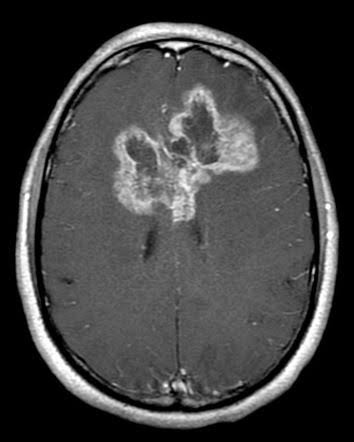
#> input picture backend/uploads/Te-gl_1.jpg, 354 x 442 px, found by its file name
$ python feature_extraction.py   (older library calls are emulated)
#> lines starting #> are read from the running program, lines starting #| are printed output that depends on the picture; after the words box and inside, x2 and y2 are one past the last pixel; in counts of white or black regions, pixels touching at a corner belong together
### backend/utils/preprocessing.py
"""
===========================================================
BrainInsight AI
Preprocessing Utility
-----------------------------------------------------------
This module contains reusable image preprocessing functions
used throughout the backend.

Pipeline:
1. Read Image
2. Resize
3. Convert to Grayscale
4. Histogram Equalization
5. Gaussian Blur
6. Otsu Thresholding
7. Morphological Opening
8. Morphological Closing
===========================================================
"""

import cv2
import numpy as np
from pathlib import Path

# ==========================================================
# Configuration
# ==========================================================

IMAGE_SIZE = (256, 256)

# ==========================================================
# Read Image
# ==========================================================

def load_image(image_path: str) -> np.ndarray:
    """
    Loads an image from disk.

    Parameters
    ----------
    image_path : str

    Returns
    -------
    numpy.ndarray
    """

    image = cv2.imread(str(image_path))

    if image is None:
        raise FileNotFoundError(
            f"Unable to load image: {image_path}"
        )

    return image


# ==========================================================
# Resize Image
# ==========================================================

def resize_image(
    image: np.ndarray,
    size: tuple = IMAGE_SIZE
) -> np.ndarray:
    """
    Resize image.
    """

    return cv2.resize(image, size)


# ==========================================================
# Convert to Grayscale
# ==========================================================

def to_grayscale(image: np.ndarray) -> np.ndarray:
    """
    Convert BGR image to grayscale.
    """

    return cv2.cvtColor(image, cv2.COLOR_BGR2GRAY)


# ==========================================================
# Histogram Equalization
# ==========================================================

def histogram_equalization(
    gray_image: np.ndarray
) -> np.ndarray:
    """
    Improve image contrast.
    """

    return cv2.equalizeHist(gray_image)


# ==========================================================
# Gaussian Blur
# ==========================================================

def gaussian_blur(
    image: np.ndarray,
    kernel_size=(5, 5)
) -> np.ndarray:
    """
    Remove image noise.
    """

    return cv2.GaussianBlur(
        image,
        kernel_size,
        0
    )


# ==========================================================
# Otsu Thresholding
# ==========================================================

def otsu_threshold(
    image: np.ndarray
) -> np.ndarray:
    """
    Perform Otsu thresholding.
    """

    _, threshold = cv2.threshold(
        image,
        0,
        255,
        cv2.THRESH_BINARY + cv2.THRESH_OTSU
    )

    return threshold


# ==========================================================
# Morphological Opening
# ==========================================================

def morphological_opening(
    image: np.ndarray,
    kernel_size=(3, 3)
) -> np.ndarray:
    """
    Remove small white noise.
    """

    kernel = np.ones(kernel_size, np.uint8)

    return cv2.morphologyEx(
        image,
        cv2.MORPH_OPEN,
        kernel
    )


# ==========================================================
# Morphological Closing
# ==========================================================

def morphological_closing(
    image: np.ndarray,
    kernel_size=(3, 3)
) -> np.ndarray:
    """
    Fill small holes.
    """

    kernel = np.ones(kernel_size, np.uint8)

    return cv2.morphologyEx(
        image,
        cv2.MORPH_CLOSE,
        kernel
    )


# ==========================================================
# Complete Preprocessing Pipeline
# ==========================================================

def preprocess_image(image_path: str) -> np.ndarray:
    """
    Complete preprocessing pipeline.

    Parameters
    ----------
    image_path : str

    Returns
    -------
    numpy.ndarray
        Final processed image.
    """

    image = load_image(image_path)

    image = resize_image(image)

    gray = to_grayscale(image)

    equalized = histogram_equalization(gray)

    blurred = gaussian_blur(equalized)

    threshold = otsu_threshold(blurred)

    opened = morphological_opening(threshold)

    processed = morphological_closing(opened)

    return processed


# ==========================================================
# Test
# ==========================================================

# [14 lines that do not run on import are left out]

### backend/utils/feature_extraction.py
"""
===========================================================
BrainInsight AI
Feature Extraction Utility
-----------------------------------------------------------
This module extracts handcrafted features from a
preprocessed brain MRI image.

Features:
1. HOG
2. LBP
3. GLCM
4. Hu Moments
5. Shape Features
6. Histogram Features
7. Statistical Texture Features
===========================================================
"""

import cv2
import numpy as np

from skimage.feature import (
    hog,
    local_binary_pattern,
    graycomatrix,
    graycoprops,
)

from utils.preprocessing import preprocess_image


# ==========================================================
# HOG Features
# ==========================================================

def extract_hog(image):

    return hog(
        image,
        orientations=9,
        pixels_per_cell=(8, 8),
        cells_per_block=(2, 2),
        feature_vector=True
    )


# ==========================================================
# LBP Features
# ==========================================================

def extract_lbp(image):

    lbp = local_binary_pattern(
        image,
        P=8,
        R=1,
        method="uniform"
    )

    hist, _ = np.histogram(
        lbp.ravel(),
        bins=np.arange(0, 11),
        range=(0, 10)
    )

    hist = hist.astype("float32")
    hist /= hist.sum() + 1e-6

    return hist


# ==========================================================
# GLCM Features
# ==========================================================

def extract_glcm(image):

    glcm = graycomatrix(
        image,
        distances=[1],
        angles=[0],
        symmetric=True,
        normed=True
    )

    return np.array([
        graycoprops(glcm, "contrast")[0, 0],
        graycoprops(glcm, "correlation")[0, 0],
        graycoprops(glcm, "energy")[0, 0],
        graycoprops(glcm, "homogeneity")[0, 0],
    ])


# ==========================================================
# Hu Moments
# ==========================================================

def extract_hu_moments(image):

    return cv2.HuMoments(
        cv2.moments(image)
    ).flatten()


# ==========================================================
# Shape Features
# ==========================================================

def extract_shape_features(image):

    _, binary = cv2.threshold(
        image,
        0,
        255,
        cv2.THRESH_BINARY + cv2.THRESH_OTSU
    )

    contours, _ = cv2.findContours(
        binary,
        cv2.RETR_EXTERNAL,
        cv2.CHAIN_APPROX_SIMPLE
    )

    if not contours:

        return np.zeros(5)

    contour = max(contours, key=cv2.contourArea)

    area = cv2.contourArea(contour)

    perimeter = cv2.arcLength(contour, True)

    circularity = (
        4 * np.pi * area
    ) / (perimeter ** 2 + 1e-6)

    x, y, w, h = cv2.boundingRect(contour)

    aspect_ratio = w / (h + 1e-6)

    hull = cv2.convexHull(contour)

    solidity = area / (
        cv2.contourArea(hull) + 1e-6
    )

    return np.array([
        area,
        perimeter,
        circularity,
        aspect_ratio,
        solidity
    ])


# ==========================================================
# Histogram Features
# ==========================================================

def extract_histogram(image):

    hist = cv2.calcHist(
        [image],
        [0],
        None,
        [32],
        [0, 256]
    ).flatten()

    hist /= hist.sum() + 1e-6

    return hist


# ==========================================================
# Texture Features
# ==========================================================

def extract_texture(image):

    return np.array([
        image.mean(),
        image.std(),
        image.min(),
        image.max()
    ])


# ==========================================================
# Complete Feature Extraction
# ==========================================================

def extract_features(image_path):

    image = preprocess_image(image_path)
#> in load_image, image is the input picture: shape (442, 354, 3); min 0, max 255, mean 66
#> in resize_image, `return cv2.resize(image, size)`:
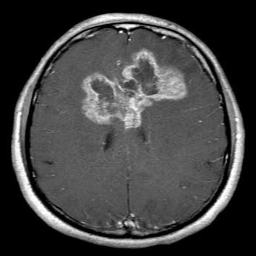
#> returned value: shape (256, 256, 3); min 0, max 255, mean 65.9
#> in histogram_equalization, `return cv2.equalizeHist(gray_image)`:
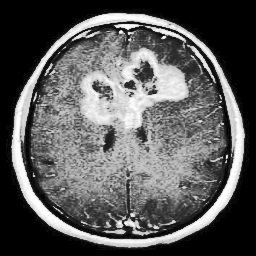
#> returned value: shape (256, 256); min 0, max 255, mean 91
#> in gaussian_blur, `return cv2.GaussianBlur( image, kernel_size, 0 )`:
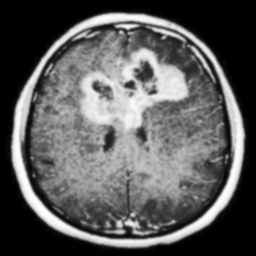
#> returned value: shape (256, 256); min 0, max 254, mean 91
#> in otsu_threshold, `_, threshold = cv2.threshold( image, 0, 255, cv2.THRESH_BINARY + cv2.T..`:
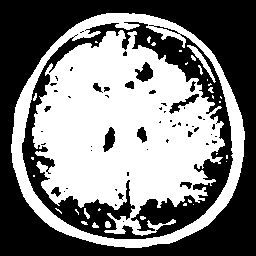
#> threshold: shape (256, 256); 48.9% white; 33 white regions (24 under 20 px), largest, box (x1, y1, x2, y2) and area: (32, 30, 225, 236) 24178, (11, 13, 245, 248) 7328, (187, 45, 216, 83) 193
#> in morphological_opening, `return cv2.morphologyEx( image, cv2.MORPH_OPEN, kernel )`:
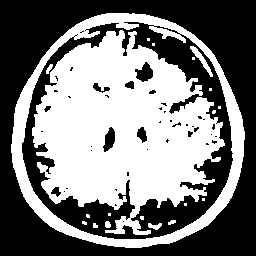
#> returned value: shape (256, 256); 48.1% white; 20 white regions (12 under 20 px), largest, box (x1, y1, x2, y2) and area: (32, 30, 225, 235) 23729, (11, 13, 245, 248) 7292, (190, 46, 213, 77) 169
#> in morphological_closing, `return cv2.morphologyEx( image, cv2.MORPH_CLOSE, kernel )`:
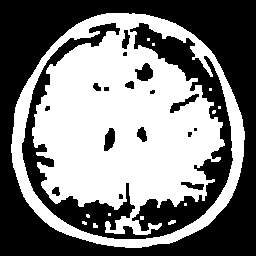
#> returned value: shape (256, 256); 48.9% white; 13 white regions (10 under 20 px)

    hog_features = extract_hog(image)

    lbp_features = extract_lbp(image)
#> in extract_lbp, `lbp = local_binary_pattern( image, P=8, R=1, method="uniform" )`:
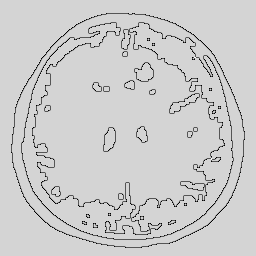
#> lbp: shape (256, 256) float64; min 3, max 9, mean 7.81; drawn with min black and max white
#> in extract_lbp, `hist, _ = np.histogram( lbp.ravel(), bins=np.arange(0, 11), range=(0, ..`: hist = [0, 0, 0, 983, 0, 2176, 0, 995, 61378, 4]
#> in extract_lbp, `hist /= hist.sum() + 1e-6`: hist = [0, 0, 0, 0.015, 0, 0.0332, 0, 0.0152, 0.937, 6.1e-05]
#> lbp_features has the same summary as hist in extract_lbp

    glcm_features = extract_glcm(image)
#> glcm_features = [2091.8, 0.936, 0.685, 0.968]

    hu_features = extract_hu_moments(image)
#> hu_features = [0.000765, 6.69e-10, 6.82e-12, 8.46e-13, 1.54e-24, 2.12e-17, -1.33e-24]

    shape_features = extract_shape_features(image)
#> in extract_shape_features, `contours, _ = cv2.findContours( binary, cv2.RETR_EXTERNAL, cv2.CHAIN_A..`: contours = 1 contour; box (x1, y1, x2, y2) and area: (11, 13, 245, 248) 43169
#> in extract_shape_features, `contour = max(contours, key=cv2.contourArea)`: contour = contour of 338 points, box (x1, y1, x2, y2) (11, 13, 245, 248), area 43169
#> in extract_shape_features, `area = cv2.contourArea(contour)`: area = 43169
#> in extract_shape_features, `perimeter = cv2.arcLength(contour, True)`: perimeter = 781.4
#> in extract_shape_features, `circularity = ( 4 * np.pi * area ) / (perimeter ** 2 + 1e-6)`: circularity = 0.889
#> in extract_shape_features, `x, y, w, h = cv2.boundingRect(contour)`: x = 11; y = 13; w = 234; h = 235
#> in extract_shape_features, `aspect_ratio = w / (h + 1e-6)`: aspect_ratio = 0.996
#> in extract_shape_features, `hull = cv2.convexHull(contour)`: hull = contour of 74 points, box (x1, y1, x2, y2) (11, 13, 245, 248), area 43427
#> in extract_shape_features, `solidity = area / ( cv2.contourArea(hull) + 1e-6 )`: solidity = 0.994
#> shape_features = [43169, 781.4, 0.889, 0.996, 0.994]

    histogram_features = extract_histogram(image)
#> in extract_histogram, `hist = cv2.calcHist( [image], [0], None, [32], [0, 256] ).flatten()`: hist = 32 values, max 33469 at index 0, min 0 at index 1, mean 2048
#> in extract_histogram, `hist /= hist.sum() + 1e-6`: hist = 32 values, max 0.511 at index 0, min 0 at index 1, mean 0.0312
#> histogram_features has the same summary as hist in extract_histogram

    texture_features = extract_texture(image)
#> texture_features = [124.8, 127.5, 0, 255]

    feature_vector = np.concatenate([

        hog_features,

        lbp_features,

        glcm_features,

        hu_features,

        shape_features,

        histogram_features,

        texture_features

    ])

    return feature_vector


# ==========================================================
# Test
# ==========================================================

if __name__ == "__main__":

    IMAGE = "../dataset/Testing/glioma/Te-gl_1.jpg"

    features = extract_features(IMAGE)

    print("=" * 50)

    print("Feature Extraction Successful")

    print("Total Features :", len(features))
#| Total Features : 34658

    print(features[:20])
#| [0. 0. 0. 0. 0. 0. 0. 0. 0. 0. 0. 0. 0. 0. 0. 0. 0. 0. 0. 0.]

    print("=" * 50)

$ run again, with backend/uploads/Te-gl_2.jpg copied over backend/uploads/Te-gl_1.jpg
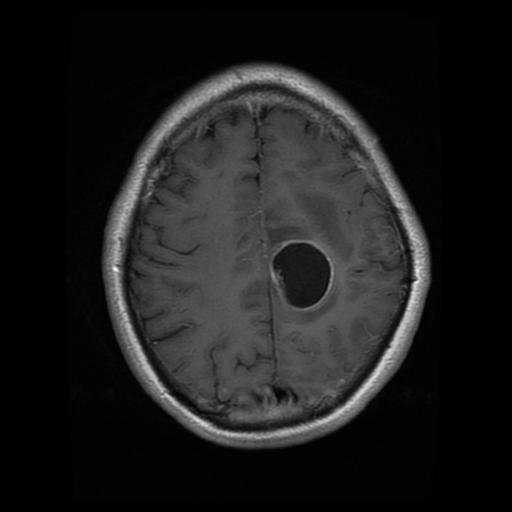
#> input picture backend/uploads/Te-gl_2.jpg, 512 x 512 px, found by its file name
#> in load_image, image is the input picture: shape (512, 512, 3); min 0, max 255, mean 28.6
#> in otsu_threshold, `_, threshold = cv2.threshold( image, 0, 255, cv2.THRESH_BINARY + cv2.T..`:
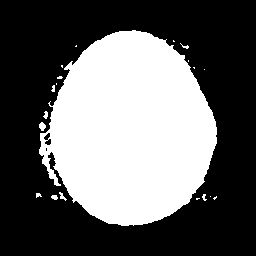
#> threshold: shape (256, 256); 38.9% white; 20 white regions (12 under 20 px), largest, box (x1, y1, x2, y2) and area: (39, 30, 217, 226) 25254, (39, 122, 46, 131) 44, (59, 192, 67, 201) 30
#> in extract_lbp, `lbp = local_binary_pattern( image, P=8, R=1, method="uniform" )`:
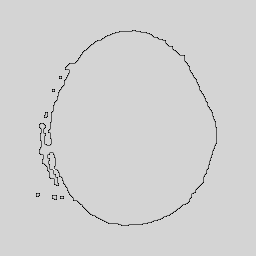
#> lbp: shape (256, 256) float64; min 3, max 9, mean 7.95; drawn with min black and max white
#> in extract_lbp, `hist, _ = np.histogram( lbp.ravel(), bins=np.arange(0, 11), range=(0, ..`: hist = [0, 0, 0, 272, 0, 458, 0, 246, 64558, 2]
#> in extract_lbp, `hist /= hist.sum() + 1e-6`: hist = [0, 0, 0, 0.00415, 0, 0.00699, 0, 0.00375, 0.985, 3.05e-05]
#> lbp_features has the same summary as hist in extract_lbp
#> glcm_features = [545.9, 0.982, 0.719, 0.992]
#> hu_features = [0.000635, 7.7e-09, 2.17e-12, 1.64e-14, -2.2e-27, 5.38e-20, 2.19e-27]
#> contours = 7 contours, 6 with area under 20; largest, box (x1, y1, x2, y2) and area: (39, 30, 217, 226) 25034
#> contour = contour of 294 points, box (x1, y1, x2, y2) (39, 30, 217, 226), area 25034
#> area = 25033.5
#> perimeter = 721.5
#> circularity = 0.604
#> x = 39; y = 30; w = 178; h = 196
#> aspect_ratio = 0.908
#> hull = contour of 39 points, box (x1, y1, x2, y2) (39, 30, 217, 226), area 26052
#> solidity = 0.961
#> shape_features = [25033.5, 721.5, 0.604, 0.908, 0.961]
#> in extract_histogram, `hist = cv2.calcHist( [image], [0], None, [32], [0, 256] ).flatten()`: hist = 32 values, max 40180 at index 0, min 0 at index 1, mean 2048
#> in extract_histogram, `hist /= hist.sum() + 1e-6`: hist = 32 values, max 0.613 at index 0, min 0 at index 1, mean 0.0312
#> histogram_features has the same summary as hist in extract_histogram
#> texture_features = [98.66, 124.2, 0, 255]
#| Total Features : 34658
#| [0. 0. 0. 0. 0. 0. 0. 0. 0. 0. 0. 0. 0. 0. 0. 0. 0. 0. 0. 0.]

$ run again, with backend/uploads/Te-gl_64.jpg copied over backend/uploads/Te-gl_1.jpg
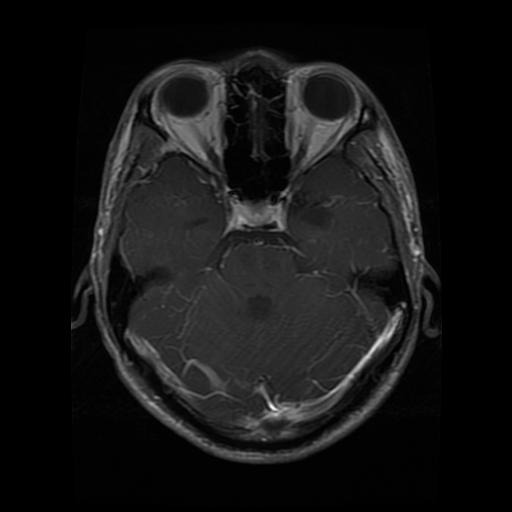
#> input picture backend/uploads/Te-gl_64.jpg, 512 x 512 px, found by its file name
#> in load_image, image is the input picture: shape (512, 512, 3); min 0, max 255, mean 21.2
#> in otsu_threshold, `_, threshold = cv2.threshold( image, 0, 255, cv2.THRESH_BINARY + cv2.T..`:
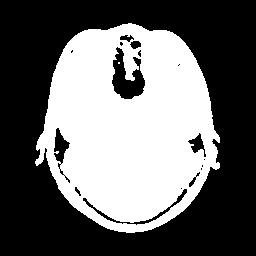
#> threshold: shape (256, 256); 41.1% white; 2 white regions (1 under 20 px), largest, box (x1, y1, x2, y2) and area: (35, 23, 220, 233) 26943
#> in extract_lbp, `lbp = local_binary_pattern( image, P=8, R=1, method="uniform" )`:
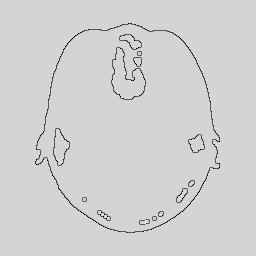
#> lbp: shape (256, 256) float64; min 3, max 9, mean 7.93; drawn with min black and max white
#> in extract_lbp, `hist, _ = np.histogram( lbp.ravel(), bins=np.arange(0, 11), range=(0, ..`: hist = [0, 0, 0, 361, 0, 770, 0, 411, 63990, 4]
#> in extract_lbp, `hist /= hist.sum() + 1e-6`: hist = [0, 0, 0, 0.00551, 0, 0.0117, 0, 0.00627, 0.976, 6.1e-05]
#> lbp_features has the same summary as hist in extract_lbp
#> glcm_features = [808.8, 0.974, 0.708, 0.988]
#> hu_features = [0.000681, 1.41e-08, 8.81e-14, 4.23e-13, -3.37e-26, 4.96e-17, -7.44e-26]
#> contours = 1 contour; box (x1, y1, x2, y2) and area: (35, 23, 220, 233) 28635
#> contour = contour of 321 points, box (x1, y1, x2, y2) (35, 23, 220, 233), area 28635
#> area = 28635
#> perimeter = 698.9
#> circularity = 0.737
#> x = 35; y = 23; w = 185; h = 210
#> aspect_ratio = 0.881
#> hull = contour of 46 points, box (x1, y1, x2, y2) (35, 23, 220, 233), area 29535
#> solidity = 0.97
#> shape_features = [28635, 698.9, 0.737, 0.881, 0.97]
#> in extract_histogram, `hist = cv2.calcHist( [image], [0], None, [32], [0, 256] ).flatten()`: hist = 32 values, max 38318 at index 0, min 0 at index 1, mean 2048
#> in extract_histogram, `hist /= hist.sum() + 1e-6`: hist = 32 values, max 0.585 at index 0, min 0 at index 1, mean 0.0312
#> histogram_features has the same summary as hist in extract_histogram
#> texture_features = [105.9, 125.7, 0, 255]
#| Total Features : 34658
#| [0. 0. 0. 0. 0. 0. 0. 0. 0. 0. 0. 0. 0. 0. 0. 0. 0. 0. 0. 0.]

$ run again, with backend/uploads/Te-aug-me_4.jpg copied over backend/uploads/Te-gl_1.jpg
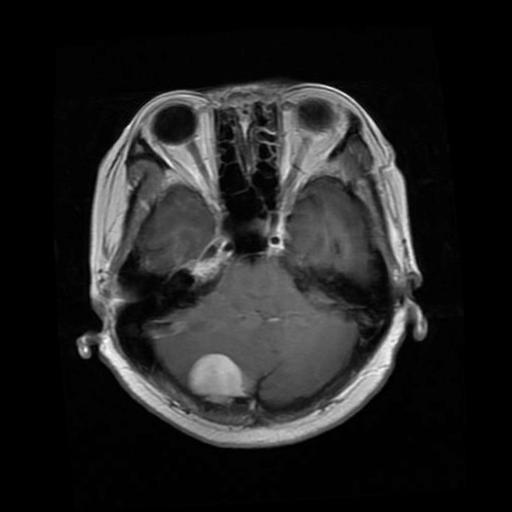
#> input picture backend/uploads/Te-aug-me_4.jpg, 512 x 512 px, found by its file name
#> in load_image, image is the input picture: shape (512, 512, 3); min 0, max 254, mean 34.2
#> threshold: shape (256, 256); 40.2% white; 15 white regions (12 under 20 px), largest, box (x1, y1, x2, y2) and area: (35, 37, 231, 225) 26227, (193, 47, 200, 56) 24, (221, 121, 225, 131) 21
#> in extract_lbp, `lbp = local_binary_pattern( image, P=8, R=1, method="uniform" )`:
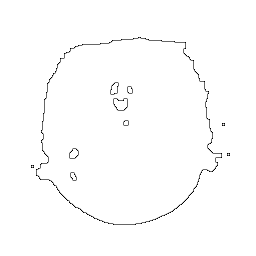
#> lbp: shape (256, 256) float64; min 3, max 8, mean 7.95; drawn with min black and max white
#> in extract_lbp, `hist, _ = np.histogram( lbp.ravel(), bins=np.arange(0, 11), range=(0, ..`: hist = [0, 0, 0, 231, 0, 550, 0, 239, 64516, 0]
#> in extract_lbp, `hist /= hist.sum() + 1e-6`: hist = [0, 0, 0, 0.00352, 0, 0.00839, 0, 0.00365, 0.984, 0]
#> lbp_features has the same summary as hist in extract_lbp
#> glcm_features = [496.1, 0.984, 0.715, 0.992]
#> hu_features = [0.000641, 2.64e-09, 2.57e-14, 1.33e-14, -2.23e-28, 5.18e-19, 1.01e-28]
#> contours = 4 contours, 3 with area under 20; largest, box (x1, y1, x2, y2) and area: (36, 37, 222, 225) 26150
#> contour = contour of 241 points, box (x1, y1, x2, y2) (36, 37, 222, 225), area 26150
#> area = 26150
#> perimeter = 682.2
#> circularity = 0.706
#> x = 36; y = 37; w = 186; h = 188
#> aspect_ratio = 0.989
#> hull = contour of 37 points, box (x1, y1, x2, y2) (36, 37, 222, 225), area 27364
#> solidity = 0.956
#> shape_features = [26150, 682.2, 0.706, 0.989, 0.956]
#> in extract_histogram, `hist = cv2.calcHist( [image], [0], None, [32], [0, 256] ).flatten()`: hist = 32 values, max 39332 at index 0, min 0 at index 1, mean 2048
#> in extract_histogram, `hist /= hist.sum() + 1e-6`: hist = 32 values, max 0.6 at index 0, min 0 at index 1, mean 0.0312
#> histogram_features has the same summary as hist in extract_histogram
#> texture_features = [102, 124.9, 0, 255]
#| Total Features : 34658
#| [0. 0. 0. 0. 0. 0. 0. 0. 0. 0. 0. 0. 0. 0. 0. 0. 0. 0. 0. 0.]
